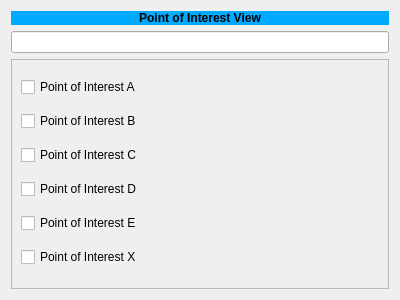
<?xml version="1.0" encoding="UTF-8"?>
<ui version="4.0">
 <class>Frame</class>
 <widget class="QFrame" name="Frame">
  <property name="geometry">
   <rect>
    <x>0</x>
    <y>0</y>
    <width>400</width>
    <height>300</height>
   </rect>
  </property>
  <property name="windowTitle">
   <string>Frame</string>
  </property>
  <layout class="QGridLayout" name="gridLayout">
   <item row="0" column="0">
    <layout class="QGridLayout" name="gridLayout_6">
     <item row="1" column="1">
      <layout class="QHBoxLayout" name="horizontalLayout">
       <item>
        <widget class="QLineEdit" name="search_bar_lineEdit">
         <property name="frame">
          <bool>true</bool>
         </property>
        </widget>
       </item>
      </layout>
     </item>
     <item row="2" column="1">
      <widget class="QScrollArea" name="scrollArea">
       <property name="widgetResizable">
        <bool>true</bool>
       </property>
       <widget class="QWidget" name="scrollAreaWidgetContents_2">
        <property name="geometry">
         <rect>
          <x>0</x>
          <y>0</y>
          <width>374</width>
          <height>218</height>
         </rect>
        </property>
        <layout class="QGridLayout" name="gridLayout_4">
         <item row="4" column="0">
          <widget class="QCheckBox" name="checkBox_4">
           <property name="text">
            <string>Point of Interest E</string>
           </property>
          </widget>
         </item>
         <item row="0" column="0">
          <widget class="QCheckBox" name="checkBox_6">
           <property name="text">
            <string>Point of Interest A</string>
           </property>
          </widget>
         </item>
         <item row="5" column="0">
          <widget class="QCheckBox" name="checkBox_3">
           <property name="text">
            <string>Point of Interest X</string>
           </property>
          </widget>
         </item>
         <item row="3" column="0">
          <widget class="QCheckBox" name="checkBox_2">
           <property name="text">
            <string>Point of Interest D</string>
           </property>
          </widget>
         </item>
         <item row="2" column="0">
          <widget class="QCheckBox" name="checkBox_5">
           <property name="text">
            <string>Point of Interest C</string>
           </property>
          </widget>
         </item>
         <item row="1" column="0">
          <widget class="QCheckBox" name="checkBox">
           <property name="text">
            <string>Point of Interest B</string>
           </property>
          </widget>
         </item>
        </layout>
       </widget>
      </widget>
     </item>
     <item row="0" column="1">
      <widget class="QLabel" name="poi_title_label">
       <property name="layoutDirection">
        <enum>Qt::LeftToRight</enum>
       </property>
       <property name="autoFillBackground">
        <bool>false</bool>
       </property>
       <property name="styleSheet">
        <string notr="true">font: 75 8pt &quot;MS Shell Dlg 2&quot;;
background-color: rgb(0, 170, 255);</string>
       </property>
       <property name="text">
        <string>&lt;html&gt;&lt;head/&gt;&lt;body&gt;&lt;p&gt;&lt;span style=&quot; font-weight:600;&quot;&gt;Point of Interest View&lt;/span&gt;&lt;/p&gt;&lt;/body&gt;&lt;/html&gt;</string>
       </property>
       <property name="alignment">
        <set>Qt::AlignCenter</set>
       </property>
      </widget>
     </item>
    </layout>
   </item>
  </layout>
 </widget>
 <resources/>
 <connections/>
</ui>
